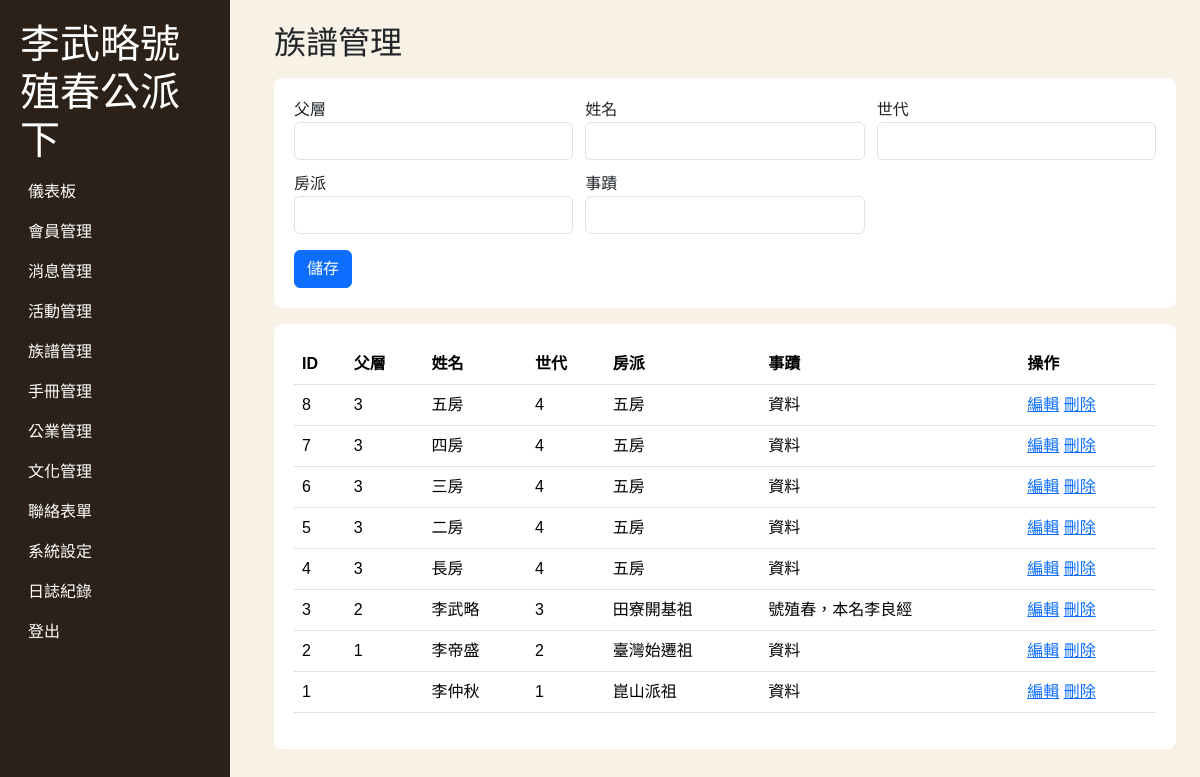
The page /backendok/genealogy.php (signed in) on the database its author committed.
### tables this page shows
CREATE TABLE LEE_genealogy (ancestor_id INT AUTO_INCREMENT PRIMARY KEY,parent_id INT NULL,ancestor_name VARCHAR(80),generation INT,branch_name VARCHAR(80),biography TEXT);

### backendok/config.php (called while the page is built, shortened)
<?php
function db(): PDO { static $pdo=null; if(!$pdo){ $pdo=new PDO('mysql:host='.DB_HOST.';dbname='.DB_NAME.';charset=utf8mb4',DB_USER,DB_PASS,[PDO::ATTR_ERRMODE=>PDO::ERRMODE_EXCEPTION,PDO::ATTR_DEFAULT_FETCH_MODE=>PDO::FETCH_ASSOC]); } return $pdo; }
function h($v): string { return htmlspecialchars((string)$v, ENT_QUOTES, 'UTF-8'); }

### backendok/genealogy.php (the view, shortened to what this page needs)
<?php
require __DIR__.'/config.php'; require __DIR__.'/layout.php'; require_login();
$table='LEE_genealogy'; $pk='ancestor_id'; $fields=['parent_id', 'ancestor_name', 'generation', 'branch_name', 'biography']; $labels=['父層', '姓名', '世代', '房派', '事蹟'];
$edit=null; if(isset($_GET['edit'])){ $st=db()->prepare('SELECT * FROM '.$table.' WHERE '.$pk.'=?'); $st->execute([$_GET['edit']]); $edit=$st->fetch(); }
$rows=db()->query('SELECT * FROM '.$table.' ORDER BY '.$pk.' DESC LIMIT 200')->fetchAll(); admin_header('族譜管理');
?><section class="panel"><form method="post"><input type="hidden" name="id" value="<?=h($edit[$pk]??'')?>"><div class="grid"><?php foreach($fields as $i=>$f): ?><label><?=h($labels[$i])?><input class="form-control" name="<?=h($f)?>" value="<?=h($edit[$f]??'')?>"></label><?php endforeach; ?></div><button class="btn btn-primary mt-3">儲存</button></form></section><section class="panel"><table class="table"><tr><th>ID</th><?php foreach($labels as $l) echo '<th>'.h($l).'</th>'; ?><th>操作</th></tr><?php foreach($rows as $r): ?><tr><td><?=h($r[$pk])?></td><?php foreach($fields as $f): ?><td><?=h($r[$f]??'')?></td><?php endforeach; ?><td><a href="?edit=<?=h($r[$pk])?>">編輯</a> <a href="?delete=<?=h($r[$pk])?>" onclick="return confirm('確定刪除?')">刪除</a></td></tr><?php endforeach; ?></table></section><?php admin_footer(); ?>

### backendok/assets/admin.css (style rules this page uses)
body { background:#f7f1e6;font-family:'Microsoft JhengHei',Arial,sans-serif }
.panel { background:#fff;border-radius:8px;padding:20px;margin:16px 0 }
.grid { display:grid;grid-template-columns:repeat(auto-fit,minmax(220px,1fr));gap:12px }

### rows shown on the page
lee_genealogy: ancestor_id "8", parent "3", ancestor_name "五房", generation "4", branch_name "五房", biography "資料"
lee_genealogy: ancestor_id "7", parent "3", ancestor_name "四房", generation "4", branch_name "五房", biography "資料"
lee_genealogy: ancestor_id "6", parent "3", ancestor_name "三房", generation "4", branch_name "五房", biography "資料"
lee_genealogy: ancestor_id "5", parent "3", ancestor_name "二房", generation "4", branch_name "五房", biography "資料"
lee_genealogy: ancestor_id "4", parent "3", ancestor_name "長房", generation "4", branch_name "五房", biography "資料"
lee_genealogy: ancestor_id "3", parent "2", ancestor_name "李武略", generation "3", branch_name "田寮開基祖", biography "號殖春，本名李良經"
lee_genealogy: ancestor_id "2", parent "1", ancestor_name "李帝盛", generation "2", branch_name "臺灣始遷祖", biography "資料"
lee_genealogy: ancestor_id "1", ancestor_name "李仲秋", generation "1", branch_name "崑山派祖", biography "資料"

### other values the page prints
$l "儀表板"
$l "會員管理"
$l "消息管理"
$l "活動管理"
$l "族譜管理"
$l "手冊管理"
$l "公業管理"
$l "文化管理"
$l "聯絡表單"
$l "系統設定"
$l "日誌紀錄"
$title "族譜管理"
$labels[$i] "父層"
$labels[$i] "姓名"
$labels[$i] "世代"
